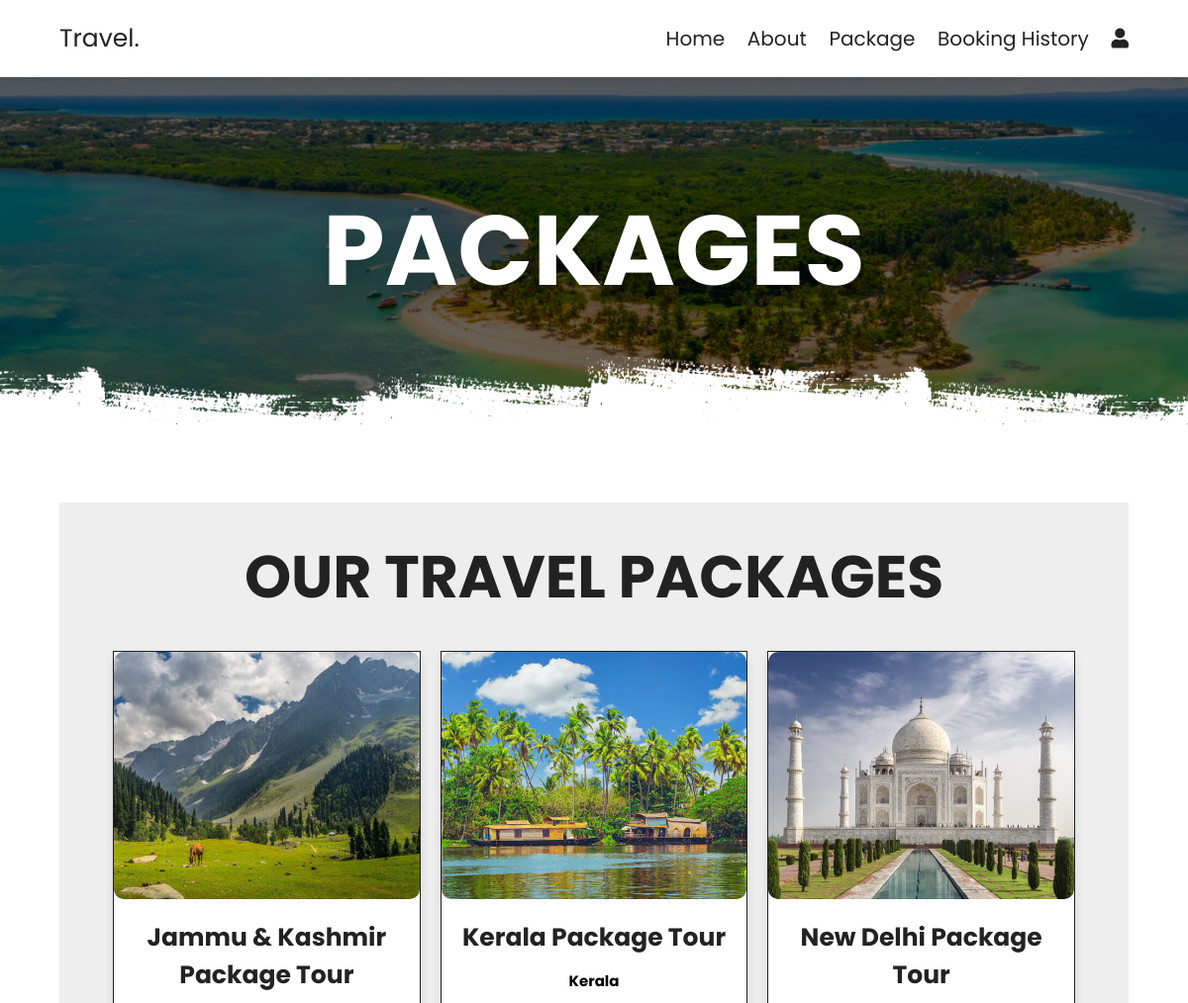
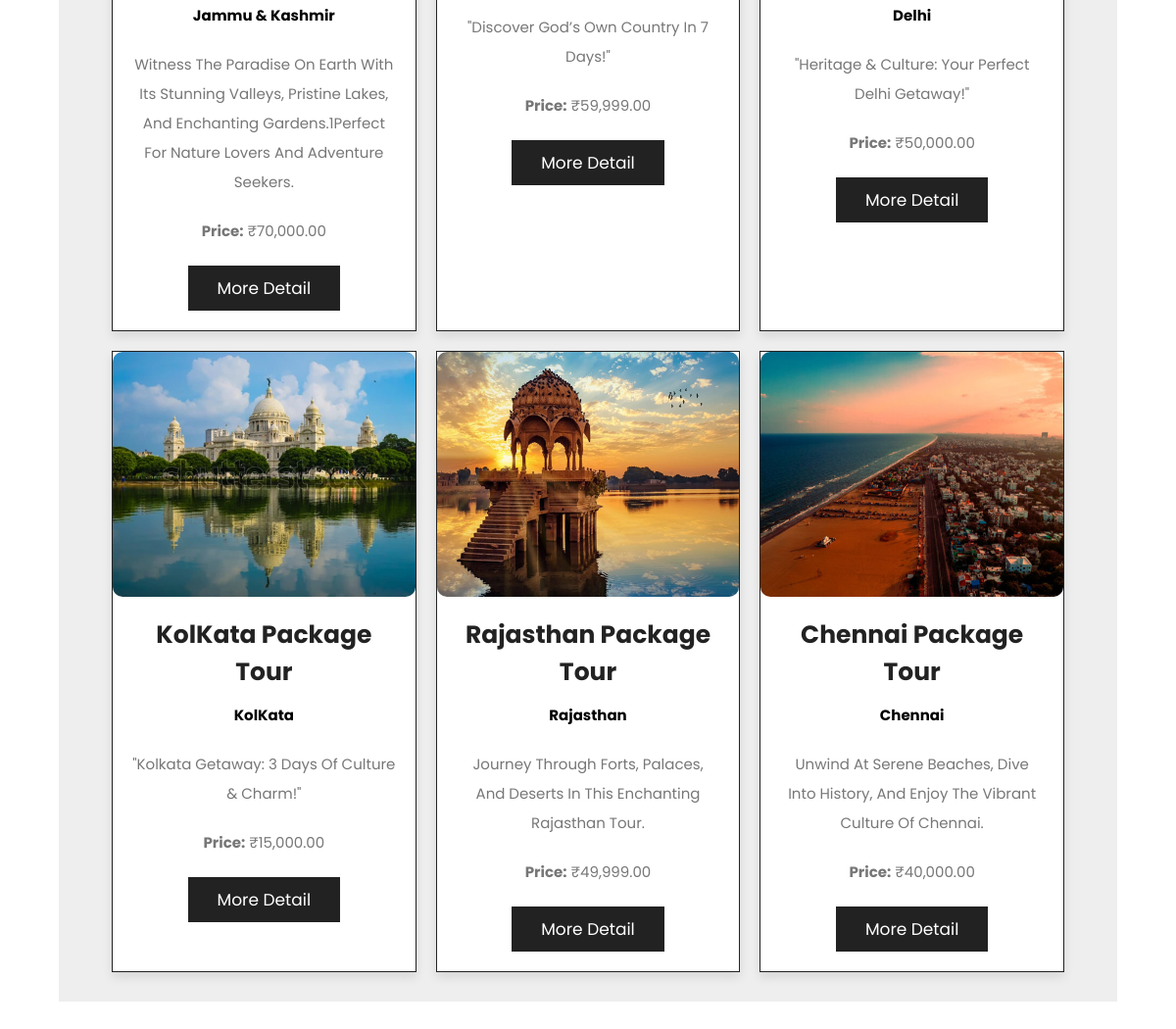
Screenshot of /Travel/package.php with the database file from the repository (2 pictures, top to bottom).
### tables this page shows
CREATE TABLE `package` (
  `id` int(11) NOT NULL,
  `type` varchar(50) NOT NULL,
  `location` varchar(255) NOT NULL,
  `price` decimal(10,2) NOT NULL,
  `details` text NOT NULL,
  `image_path` varchar(255) NOT NULL,
  `created_at` timestamp NOT NULL DEFAULT current_timestamp(),
  `places` text NOT NULL,
  `days` int(255) NOT NULL,
  `description` text NOT NULL
);

### Travel/package.php (the view, shortened to what this page needs)
<?php
include 'config.php';
?>
<!DOCTYPE html>
<html lang="en">
<head>
   <link rel="stylesheet" href="https://unpkg.com/swiper@7/swiper-bundle.min.css" />
   <link rel="stylesheet" href="https://cdnjs.cloudflare.com/ajax/libs/font-awesome/5.15.4/css/all.min.css">
</head>
<body>
<section class="header">
   <a href="home.php" class="logo">travel.</a>
   <nav class="navbar">
      <a href="home.php">home</a>
      <a href="about.php">about</a>
      <a href="package.php">package</a>
      <a href="bookinghistory.php">Booking History</a>
      <a href="login.php"><i class="fas fa-user"></i></a>
   </nav>
</section>
<div class="heading" style="background:url(images/header-bg-2.png) no-repeat">
   <h1>packages</h1>
</div>
<section class="packages">
<section class="home-packages">
    <h1 class="heading-title">Our Travel Packages</h1>
    <div class="box-container">
        <?php
        $sql = "SELECT * FROM package ORDER BY created_at DESC";
        $result = $conn->query($sql);
        if ($result->num_rows > 0) {
            while ($row = $result->fetch_assoc()) {
                $imagePath = !empty($row['image_path']) ? $row['image_path'] : 'image/default.png';
        ?>
        <div class="box">
            <div class="image">
                <img src="<?php echo $imagePath; ?>" alt="Package Image" onerror="this.onerror=null; this.src='image/default.png';">
            </div>
            <div class="content">
                <h3><?php echo htmlspecialchars($row['type']); ?> Tour</h3>
                <p><span style="font-weight: bold; color: black;"><?php echo htmlspecialchars($row['location']); ?></span></p>
                <p><?php echo nl2br(htmlspecialchars(wordwrap($row['description'], 100, true))); ?></p>
                <p><strong>Price:</strong> ₹<?php echo number_format($row['price'], 2); ?></p>
                <a href="packdetail.php?package_id=<?php echo $row['id']; ?>&type=<?php echo urlencode($row['type']); ?>&price=<?php echo $row['price']; ?>&location=<?php echo urlencode($row['location']); ?>" class="btn"> More Detail</a>
            </div>
        </div>
        <?php
            }
        } else {
            echo "<p>No packages available.</p>";
        }
        ?>
    </div>
</section>
</body>
</html>

### Travel/package.php (style rules this page uses)
:root { --main-color:#8e44ad; --black:#222; --white:#fff; --light-black:#777; --light-white:#fff9; --dark-bg:rgba(0,0,0,.7); --light-bg:#eee; --border:.1rem solid var(--black); --box-shadow:0 .5rem 1rem rgba(0,0,0,.1); --text-shadow:0 1.5rem 3rem rgba(0,0,0,.3); }
* { font-family: 'Poppins', sans-serif; margin:0; padding:0; box-sizing: border-box; outline: none; border:none; text-decoration: none; text-transform: capitalize; }
html { font-size: 62.5%; overflow-x: hidden; }
section { padding:5rem 10%; }
.heading { background-size: cover !important; background-position: center !important; padding-top: 10rem; padding-bottom:15rem; display: flex; align-items: center; justify-content: center; }
.heading h1 { font-size: 10rem; text-transform: uppercase; color:var(--white); text-shadow: var(--text-shadow); }
.btn { display: inline-block; background: var(--black); margin-top: 1rem; color:var(--white); font-size: 1.7rem; padding:1rem 3rem; cursor: pointer; }
.heading-title { text-align: center; margin-bottom: 3rem; font-size: 6rem; text-transform: uppercase; color:var(--black); }
.header { position: sticky; top:0; left:0; right:0; z-index: 1000; background-color: var(--white); display: flex; padding-top: 2rem; padding-bottom: 2rem; box-shadow: var(--box-shadow); align-items: center; justify-content: space-between; }
.header .logo { font-size: 2.5rem; color:var(--black); }
.header .navbar a { font-size: 2rem; margin-left: 2rem; color:var(--black); }
.home-packages { background: var(--light-bg); }
.home-packages .box-container { display: grid; grid-template-columns: repeat(auto-fit, minmax(30rem, 1fr)); gap: 2rem; }
.home-packages .box-container .box { border:var(--border); box-shadow: var(--box-shadow); background: var(--white); }
.home-packages .box-container .box .image { height: 25rem; overflow: hidden; }
.home-packages .box-container .box .image img { height: 100%; width: 100%; object-fit: cover; transition: .2s linear; }
.home-packages .box-container .box .content { padding:2rem; text-align: center; }
.home-packages .box-container .box .content h3 { font-size: 2.5rem; color:var(--black); }
.home-packages .box-container .box .content p { font-size: 1.5rem; color:var(--light-black); line-height: 2; padding:1rem 0; }
.packages .box-container { display: grid; grid-template-columns: repeat(auto-fit, minmax(30rem, 1fr)); gap: 2rem; }
.packages .box-container .box { border:var(--border); box-shadow: var(--box-shadow); background: var(--white); display: none; }
.packages .box-container .box:nth-child(1), .packages .box-container .box:nth-child(2), .packages .box-container .box:nth-child(3), .packages .box-container .box:nth-child(4), .packages .box-container .box:nth-child(5), .packages .box-container .box:nth-child(6) { display: inline-block; }
.packages .box-container .box .image { height: 25rem; overflow: hidden; }
.packages .box-container .box .image img { height: 100%; width: 100%; object-fit: cover; transition: .2s linear; }
.packages .box-container .box .content { padding:2rem; text-align: center; }
.packages .box-container .box .content h3 { font-size: 2.5rem; color:var(--black); }
.packages .box-container .box .content p { font-size: 1.5rem; color:var(--light-black); line-height: 2; padding:1rem 0; }
.box .image img { width: 626px; height: 417px; object-fit: cover; border-radius: 10px; }
@media (max-width:1200px) { section { padding:3rem 5%; } }

### rows the page displays
package: image_path (picture), type "Jammu & Kashmir Package", location "Jammu & Kashmir", description "Witness The Paradise On Earth With Its Stunning Valleys, Pristine Lakes, And Enchanting Gardens.1Perfect For Nature Lovers And Adventure Seekers.", price "70,000.00"
package: image_path (picture), type "Kerala Package", location "Kerala", description "\"Discover God’s Own Country In 7 Days!\"", price "59,999.00"
package: image_path (picture), type "New Delhi Package", location "Delhi", description "\"Heritage & Culture: Your Perfect Delhi Getaway!\"", price "50,000.00"
package: image_path (picture), type "KolKata Package", location "KolKata", description "\"Kolkata Getaway: 3 Days Of Culture & Charm!\"", price "15,000.00"
package: image_path (picture), type "Rajasthan Package", location "Rajasthan", description "Journey Through Forts, Palaces, And Deserts In This Enchanting Rajasthan Tour.", price "49,999.00"
package: image_path (picture), type "Chennai Package", location "Chennai", description "Unwind At Serene Beaches, Dive Into History, And Enjoy The Vibrant Culture Of Chennai.", price "40,000.00"
